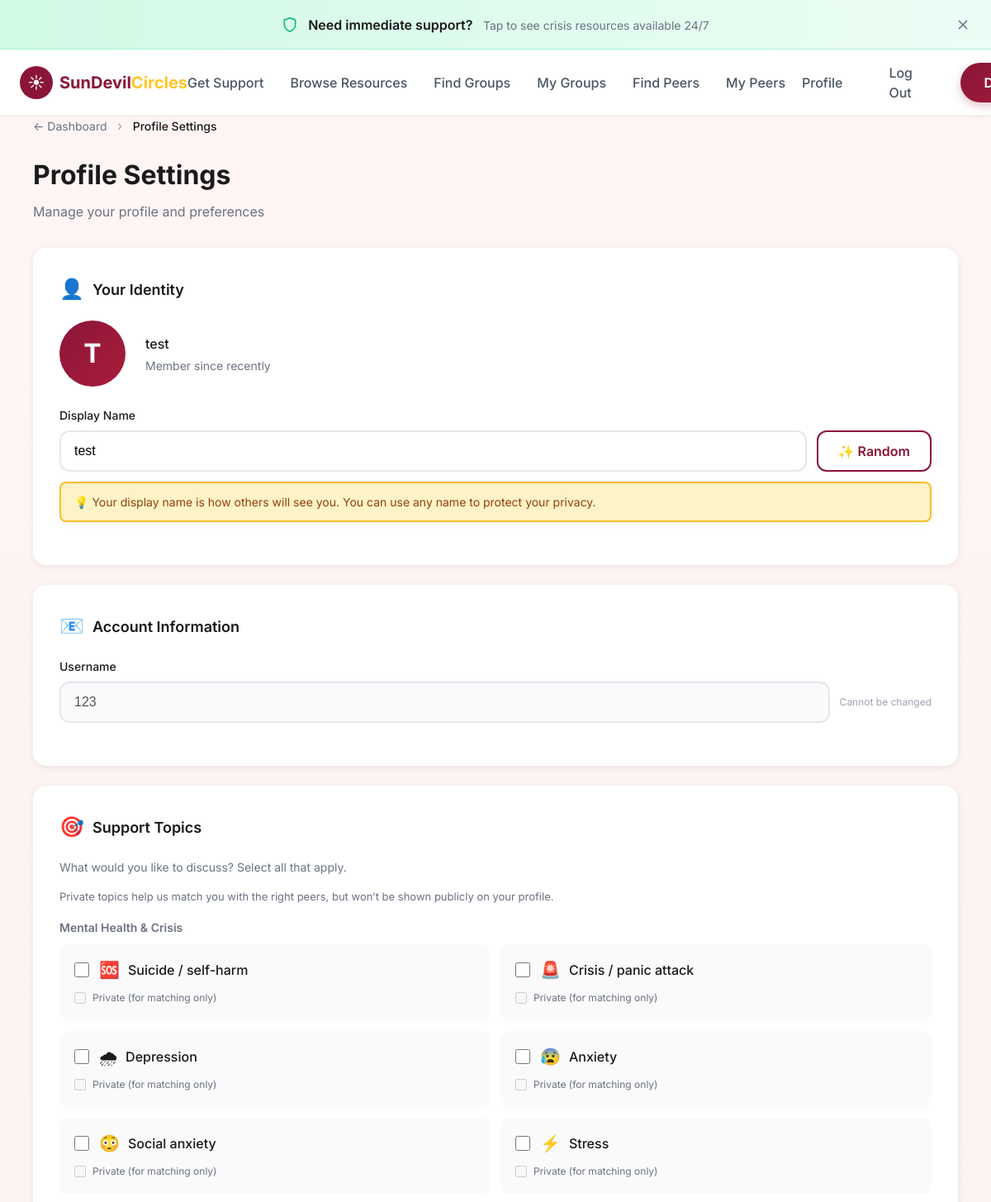
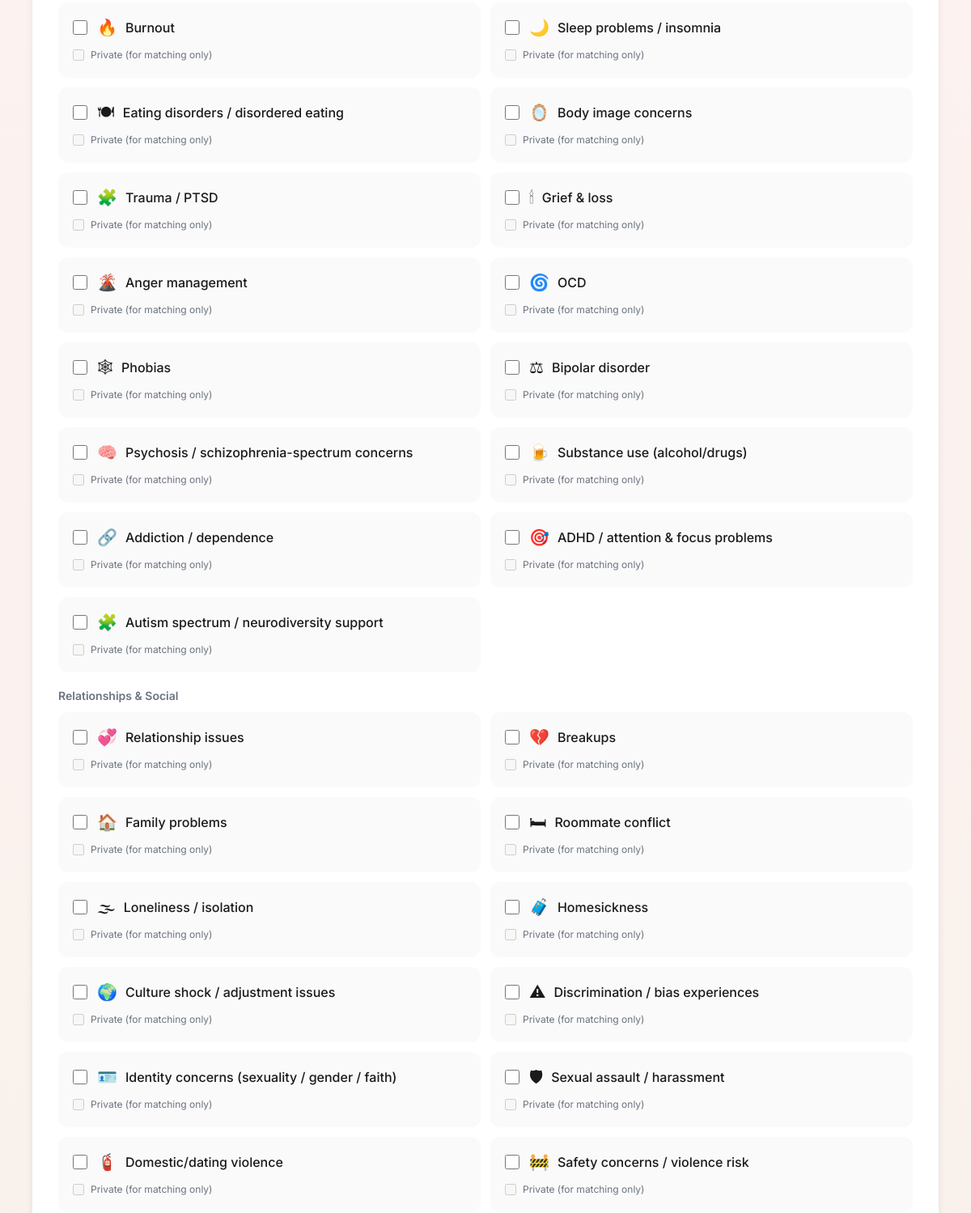
The page /profile (signed in, upper part) on the database as committed earlier (2 pictures, top to bottom).
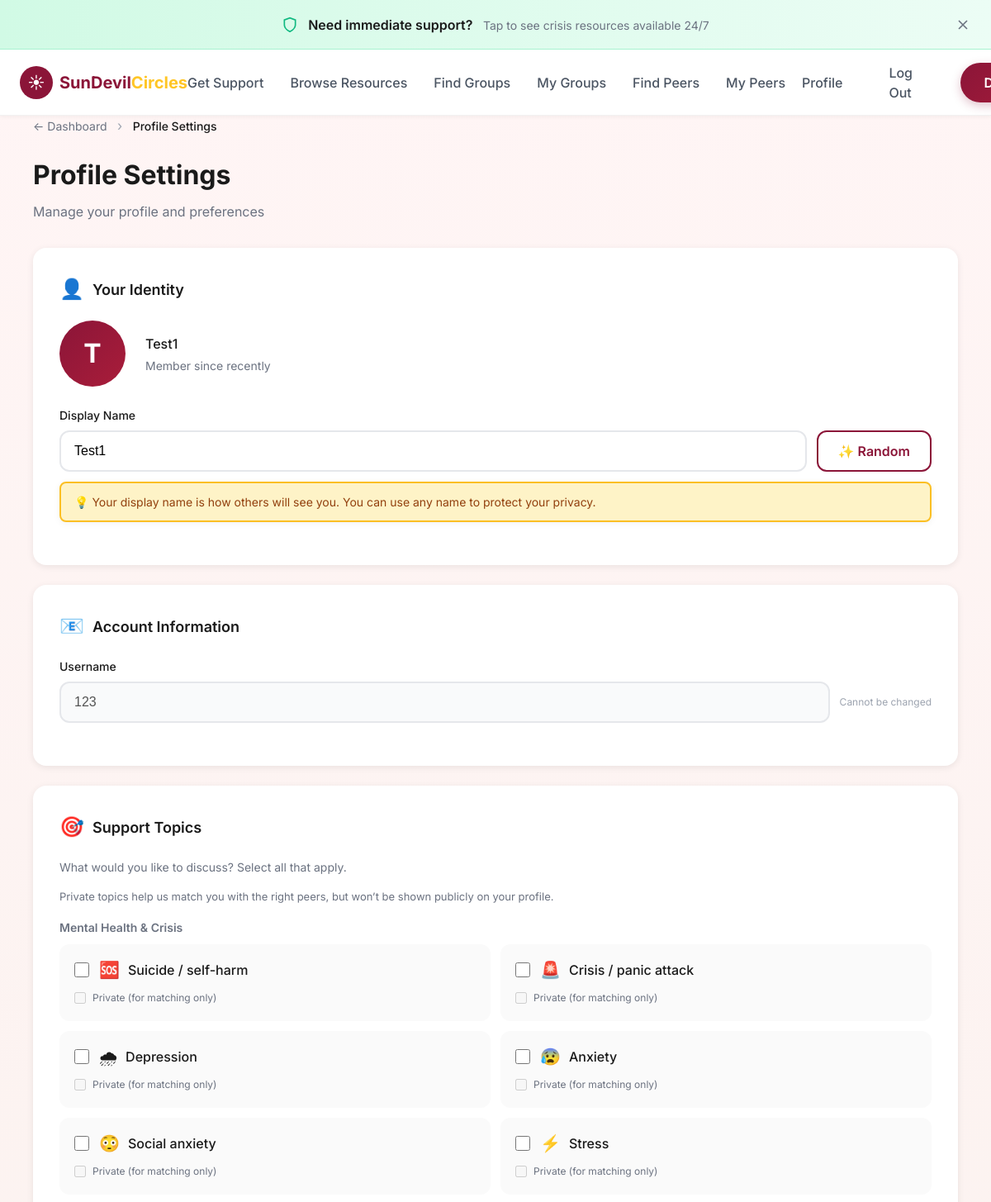
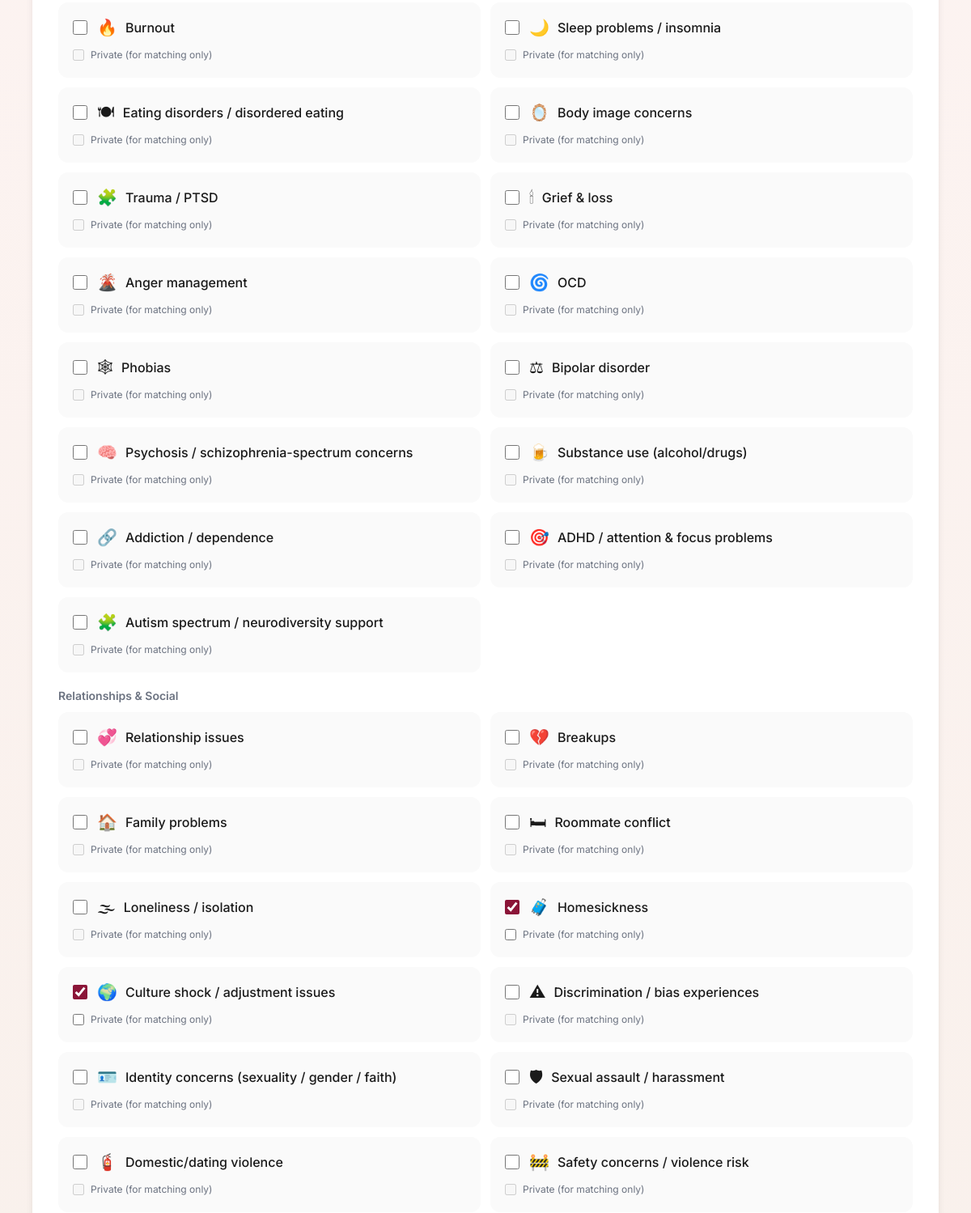
The same page on the database as committed later (2 pictures, top to bottom).
### tables this page shows
CREATE TABLE profiles (
                user_id INTEGER PRIMARY KEY,
                display_name TEXT,
                is_international_freshman INTEGER DEFAULT 0,
                preferred_language TEXT DEFAULT '',
                primary_challenge TEXT DEFAULT '',
                support_style TEXT DEFAULT 'mixed', support_topics TEXT DEFAULT "", languages TEXT DEFAULT "", cultural_background TEXT DEFAULT "", onboarding_complete INTEGER DEFAULT 0,
                FOREIGN KEY (user_id) REFERENCES users(id)
            );

### app.py (the view, shortened to what this page needs)
@app.route("/profile", methods=["GET", "POST"])
@login_required
def profile():
    user_id = session.get("user_id")
    existing_profile = load_profile_from_db(user_id) if user_id else None
    return render_template("profile.html",
                         profile=existing_profile,
                         username=session.get("username"),
                         support_topic_categories=SUPPORT_TOPIC_CATEGORIES,
                         support_topic_index=SUPPORT_TOPIC_INDEX)

### app.py (called while the page is built)
def get_db():
    db = getattr(g, '_database', None)
    if db is None:
        db = g._database = sqlite3.connect(DATABASE)
        db.row_factory = sqlite3.Row
    return db

@app.teardown_appcontext
def close_connection(exception):
    db = getattr(g, '_database', None)
    if db is not None:
        db.close()

def login_required(f):
    @wraps(f)
    def decorated_function(*args, **kwargs):
        if not session.get("user_id"):
            return redirect(url_for("login"))
        return f(*args, **kwargs)
    return decorated_function

### templates/profile.html (shortened to what the changed rows need)
{% extends "base.html" %}
{% block content %}
<div class="container" style="padding-top: 140px; padding-bottom: 80px; max-width: 1200px;">
    <h1 style="font-size: 32px; font-weight: 700; color: var(--text-primary); margin-bottom: 8px;">Profile Settings</h1>
    <form method="POST" action="{{ url_for('profile') }}" id="profileForm">
        <div class="card" style="margin-bottom: 24px;">
            <h2
                style="font-size: 18px; font-weight: 600; margin-bottom: 20px; display: flex; align-items: center; gap: 10px;">
                <span style="font-size: 24px;">👤</span> Your Identity
            </h2>
            <div style="display: flex; align-items: center; gap: 24px; margin-bottom: 24px;">
                <div id="avatarPreview"
                    style="width: 80px; height: 80px; background: linear-gradient(135deg, #8B1538, #A91D3A); border-radius: 50%; display: flex; align-items: center; justify-content: center; color: white; font-size: 32px; font-weight: 700;">
                    {{ profile.display_name[0].upper() if profile and profile.display_name else '?' }}
                </div>
                <div>
                    <p style="font-weight: 500; color: var(--text-primary); margin-bottom: 4px;">{{ profile.display_name
                        if profile else 'Anonymous' }}</p>
                    <p style="font-size: 14px; color: var(--text-secondary);">Member since {{ session.get('created_at',
                        'recently') | default('recently') }}</p>
                </div>
            </div>
            <div class="form-group">
                <div style="display: flex; gap: 12px;">
                    <input type="text" id="display_name" name="display_name" class="form-input" style="flex: 1;"
                        placeholder="Choose a display name" required maxlength="30"
                        value="{{ profile.display_name if profile else '' }}">
                    <button type="button" onclick="generateRandomName()" class="btn btn-outline"
                        style="white-space: nowrap;">
                        ✨ Random
                    </button>
                </div>
            </div>
        </div>
        <div class="card" style="margin-bottom: 24px;">
            <h2
                style="font-size: 18px; font-weight: 600; margin-bottom: 20px; display: flex; align-items: center; gap: 10px;">
                <span style="font-size: 24px;">📧</span> Account Information
            </h2>
        </div>
        <div class="card" style="margin-bottom: 24px;">
            <h2
                style="font-size: 18px; font-weight: 600; margin-bottom: 20px; display: flex; align-items: center; gap: 10px;">
                <span style="font-size: 24px;">🎯</span> Support Topics
            </h2>
            {% for category, topics in support_topic_categories %}
            <div style="margin-bottom: 18px;">
                <h3 style="font-size: 14px; font-weight: 600; color: var(--text-secondary); margin-bottom: 10px;">
                    {{ category }}
                </h3>
                <div style="display: grid; grid-template-columns: repeat(2, 1fr); gap: 12px;">
                    {% for value, icon, label in topics %}
                    <div class="topic-card"
                        style="padding: 14px 16px; background: #FAFAFA; border-radius: 12px; border: 2px solid transparent; transition: all 200ms;">
                        <div style="display: flex; align-items: center; gap: 12px;">
                            <input type="checkbox" id="topic-{{ value }}" name="support_topics" value="{{ value }}"
                                {{ 'checked' if profile and value in (profile.support_topics or []) else '' }}
                                style="width: 18px; height: 18px; accent-color: var(--primary-maroon);">
                            <label for="topic-{{ value }}"
                                style="display: flex; align-items: center; gap: 10px; cursor: pointer;">
                                <span style="font-size: 20px;">{{ icon }}</span>
                                <span style="font-weight: 500;">{{ label }}</span>
                            </label>
                        </div>
                        <div style="margin-top: 10px; font-size: 12px; color: var(--text-secondary);">
                            <label style="display: inline-flex; align-items: center; gap: 8px; cursor: pointer;">
                                <input type="checkbox" name="private_topics" value="{{ value }}" {{ 'checked' if profile
                                    and value in (profile.private_topics or []) else '' }}
                                    style="width: 14px; height: 14px; accent-color: var(--primary-maroon);">
                                Private (for matching only)
                            </label>
                        </div>
                    </div>
                    {% endfor %}
                </div>
            </div>
            {% endfor %}
        </div>
                    {% set languages = ['English', 'Spanish', 'Mandarin', 'Hindi', 'Arabic', 'Portuguese', 'French',
                    'Korean', 'Japanese', 'Vietnamese', 'Tagalog', 'Other'] %}
                    {% set styles = [
                    ('listening', 'Just listening', 'I prefer someone who listens without giving advice'),
                    ('advice', 'Advice welcome', 'I appreciate suggestions and guidance'),
                    ('mixed', 'Mixed approach', 'Sometimes listening, sometimes advice')
                    ] %}
                    {% set cultures = ['East Asia', 'South Asia', 'Southeast Asia', 'Middle East', 'Africa', 'Europe',
                    'Latin America', 'North America', 'Pacific Islands'] %}
                    {% set genders = [('male', 'Male'), ('female', 'Female'), ('non-binary', 'Non-binary'),
                    ('prefer-not-to-say', 'Prefer not to say')] %}
    </form>
</div>
{% endblock %}

Rows that differ between the two databases and show on the page:
changed profiles: display_name "test" → "Test1"
Other text that changed with them:
form field support_topics: "☐" → "☑"
